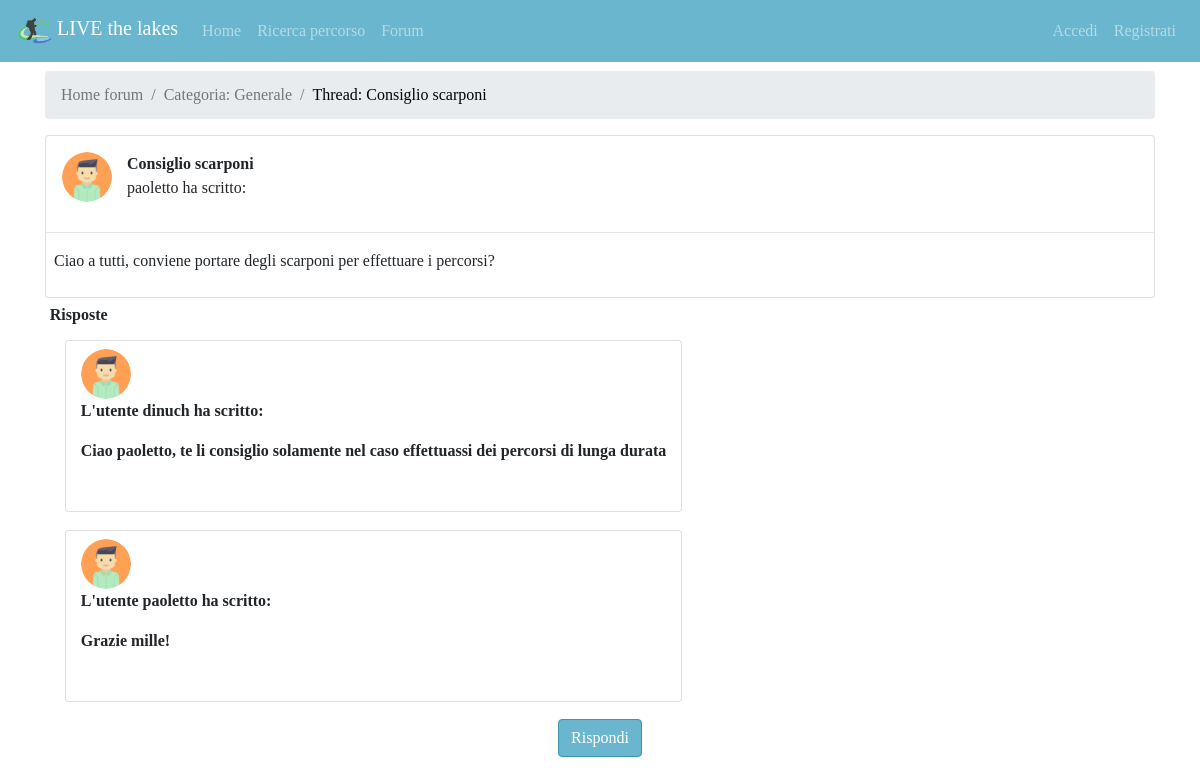
Page /forum/thread_category/1/view_thread_comment/1/ on the committed database.
### forum/models.py (models this page shows, shortened)
class Category(models.Model):
    title = models.CharField(max_length=30, unique=True)

class Thread(models.Model):
    user = models.ForeignKey(Profile, on_delete=models.CASCADE)
    created_at = models.DateTimeField(auto_now_add=True)
    title = models.CharField(max_length=200)
    text = models.TextField()
    is_active = models.BooleanField(default=True)
    category = models.ForeignKey(Category, on_delete=models.CASCADE, default="None")
    def get_user(self):
        return self.user.user

class Comment(models.Model):
    user = models.ForeignKey(Profile, on_delete=models.CASCADE)
    thread = models.ForeignKey(Thread, on_delete=models.CASCADE)
    created_at = models.DateTimeField(auto_now_add=True)
    text = models.TextField()
    is_modified = models.BooleanField(default=False)
    def get_user(self):
        return self.user.user

### userManagement/models.py (models this page shows)
class Profile(models.Model):
    user = models.OneToOneField(User, on_delete=models.CASCADE, related_name='profile')
    avatar = models.ImageField(blank=True, default=static_avatar_path(), upload_to=user_directory_path)
    email = models.EmailField(blank=False, unique=True, default='user_{0}@default.com'.format(User.pk))
    def get_user(self):
        return User.objects.filter(pk = self.user.pk).last()

### forum/views.py (the view)
# urls.py: path('thread_category/<int:pk_category>/view_thread_comment/<int:pk_thread>/', ViewThreadCommentForum.as_view(), name='viewThreadComment'),
class ViewThreadCommentForum(bc.LoginRequiredMixin, DetailView):
    model = Thread
    template_name = 'viewThreadCommentForum.html'
    pk_url_kwarg = "pk_thread"
    def get_context_data(self, **kwargs):
        context = super().get_context_data(**kwargs)
        context['comment'] = Comment.objects.filter(thread=self.object).order_by('created_at')
        context['category'] = Category.objects.filter(pk=self.kwargs.get('pk_category')).last()
        return context

### forum/templates/viewThreadCommentForum.html (shortened to what this page needs)
{% extends 'base.html' %}
{% block slideshow %}
    <div class="container">
        <div class="container py-2" id="mex">
        </div>
        <nav aria-label="breadcrumb">
            <ol class="breadcrumb">
                <li class="breadcrumb-item active" aria-current="page"><a style="color: #757575"
                                                                          href="{% url 'mainPageCategory' %}">Home
                    forum</a></li>
                <li class="breadcrumb-item active" aria-current="page"><a style="color: #757575"
                                                                          href="{% url 'viewThreadCategory' category.pk %}">Categoria: {{ category.title }}</a>
                </li>
                <li class="breadcrumb-item active" aria-current="page"><a style="color: black"
                                                                          href="{% url 'viewThreadComment' category.pk thread.pk %}">Thread: {{ thread.title }}</a>
                </li>
            </ol>
        </nav>
        <div class="card py-2">
            <div class="col-md-12">
                <div class="row pt-2 px-3">
                    <img class="rounded-circle" width="50" height="50"
                         src="{{ thread.user.avatar.url }}"
                         alt="Card image cap">
                    <div class="col">
                        <p><b>{{ thread.title }}</b> <br>
                            {{ thread.get_user.username }} ha scritto: </p>
                    </div>
                </div>
            </div>
            <hr/>
            <div class="container px-2" id="messages">
                <p>{{ thread.text }}</p>
            </div>
        </div>
    </div>
    <div class="container">
        <table class="table-sm table-borderless"
               data-toggle="table"
               data-pagination="true"
               data-page-size="5"
               data-search="true">
            <thead class="thead-light">
            <tr>
                <th scope="col" data-field="replies">Risposte</th>
            </tr>
            </thead>
            <tbody>
            {% for comm in comment %}
                <tr>
                    <th scope="row">
                        <div class="container py-1">
                            <div class="card py-2">
                                <div class="col-md-12">
                                    <img class="rounded-circle" width="50" height="50"
                                         src="{{ comm.user.avatar.url }}"
                                         alt="Card image cap">
                                    <p>L'utente {{ comm.get_user.username }} ha scritto:</p>
                                    <p>{{ comm.text }}</p>
                                    <br>
                                </div>
                            </div>
                        </div>
                    </th>
                </tr>
            {% endfor %}
            </tbody>
        </table>
    </div>
    {% if thread.is_active %}
        <div class="conteiner text-center py-2">
            <a role="button" class="btn btn-secondary"
               href="{% url 'createComment' category.pk thread.pk %}">Rispondi</a>
        </div>
    {% endif %}
{% endblock %}

### static/css/style.css (style rules this page uses)
body { padding-top: 55px; height: 100%; position: relative; background-color: white; font-family: CustomFont; }
p { font-family: "CustomFont"; }
.btn-secondary { background: #6ab6ce; color: #ffffff; border-color: #3a95b1; font-family: CustomFont; }
html, header, .view { height: 100%; }

### rows in the picture
Category: title "Generale"
Thread: title "Consiglio scarponi", get_user.username "paoletto", text "Ciao a tutti, conviene portare degli scarponi per effettuare i percorsi?"
Comment: get_user.username "dinuch", text "Ciao paoletto, te li consiglio solamente nel caso effettuassi dei percorsi di lunga durata"
Comment: get_user.username "paoletto", text "Grazie mille!"
